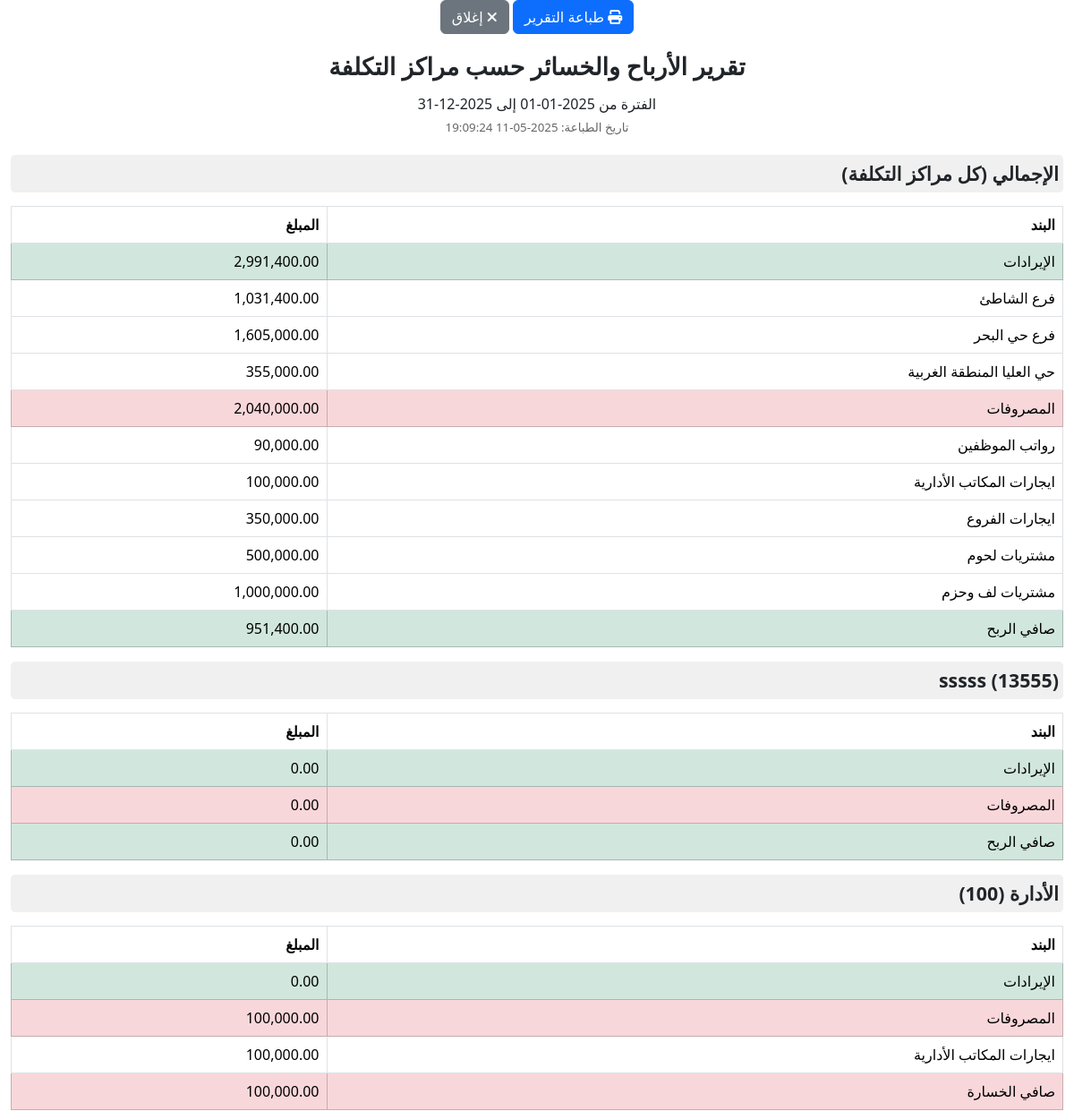
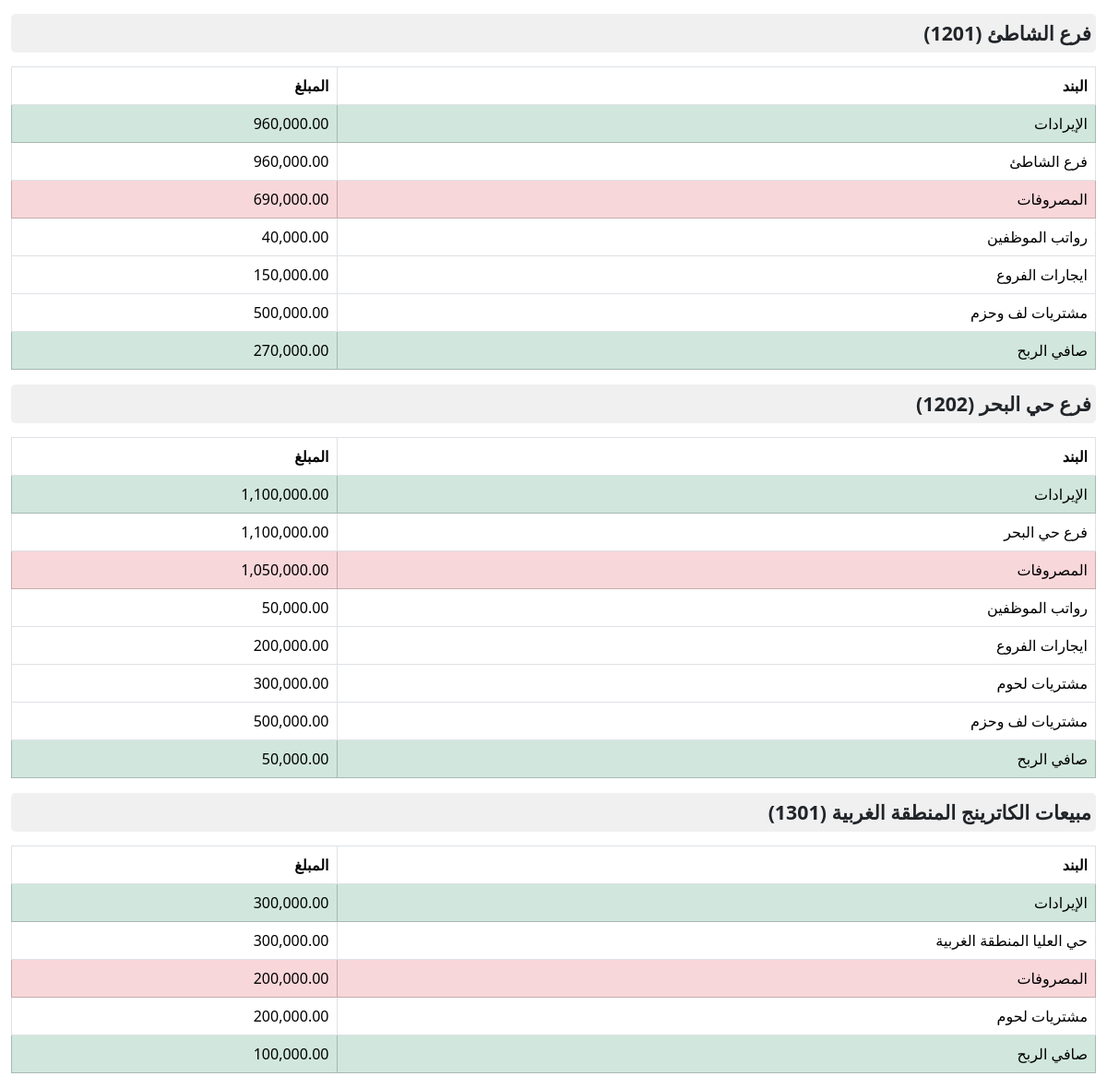
The page /reports/profit_loss_by_cost_center/print (signed in) on the database its author committed (2 pictures, top to bottom).
### tables this page shows
CREATE TABLE financial_years (
                id INTEGER PRIMARY KEY AUTOINCREMENT,
                year_name TEXT NOT NULL UNIQUE, -- e.g., "2024" or "2023-2024"
                start_date DATE NOT NULL,
                end_date DATE NOT NULL,
                is_active INTEGER DEFAULT 1, -- 1 = Active (can be selected), 0 = Inactive
                is_closed INTEGER DEFAULT 0, -- 0 = Open (can add entries), 1 = Closed (read-only)
                created_at TIMESTAMP DEFAULT CURRENT_TIMESTAMP
                -- Optional constraint: CHECK(end_date > start_date)
            );

CREATE TABLE accounts (
                id INTEGER PRIMARY KEY AUTOINCREMENT,
                code TEXT NOT NULL UNIQUE,       -- رمز الحساب (فريد)
                name TEXT NOT NULL,              -- اسم الحساب
                account_type INTEGER NOT NULL,   -- نوع الحساب (رقم يشير إلى النوع)
                parent_id INTEGER,               -- الحساب الأب (للهيكلية الشجرية)
                is_active INTEGER DEFAULT 1,     -- هل الحساب نشط؟ (1=نعم, 0=لا)
                allows_posting INTEGER DEFAULT 1,-- هل يسمح بالترحيل المباشر؟ (1=نعم, 0=لا)
                created_at TIMESTAMP DEFAULT CURRENT_TIMESTAMP,
                -- تعريف المفتاح الخارجي للعلاقة مع النفس (الأب)
                FOREIGN KEY (parent_id) REFERENCES accounts (id) ON DELETE SET NULL
            );

CREATE TABLE cost_centers (
                id INTEGER PRIMARY KEY AUTOINCREMENT,
                name TEXT NOT NULL UNIQUE, -- اسم مركز التكلفة
                -- يمكنك إضافة حقول أخرى هنا إذا أردت
                -- code TEXT UNIQUE,
                -- description TEXT,
                created_at TIMESTAMP DEFAULT CURRENT_TIMESTAMP
            , description TEXT, code TEXT);

### profit_loss_by_cost_center.py (the view)
@profit_loss_by_cc_bp.route('/reports/profit_loss_by_cost_center/print')
def print_profit_loss_by_cost_center_report():
    if 'user_id' not in session:
        return redirect(url_for('login'))
    default_start_date, default_end_date = get_active_financial_year_dates()
    filters = {}
    if request.args.get('start_date'):
        filters['start_date'] = request.args.get('start_date')
    elif default_start_date:
        filters['start_date'] = default_start_date
    if request.args.get('end_date'):
        filters['end_date'] = request.args.get('end_date')
    elif default_end_date:
        filters['end_date'] = default_end_date
    if request.args.get('cost_center_id'):
        filters['cost_center_id'] = request.args.get('cost_center_id')
    conn = get_db()
    cost_centers = get_cost_centers(conn)
    reports_by_cost_center = []
    if filters.get('cost_center_id'):
        selected_cost_center = None
        for cc in cost_centers:
            if str(cc['id']) == str(filters['cost_center_id']):
                selected_cost_center = cc
                break
        if selected_cost_center:
            report_data = get_profit_loss_data_by_cost_center(conn, filters, selected_cost_center['id'])
            reports_by_cost_center.append({
                'cost_center': selected_cost_center,
                'report_data': report_data
            })
    else:
        total_report = get_profit_loss_data_by_cost_center(conn, filters)
        reports_by_cost_center.append({
            'cost_center': {'id': None, 'name': 'الإجمالي (كل مراكز التكلفة)', 'code': ''},
            'report_data': total_report
        })
        for cost_center in cost_centers:
            report_data = get_profit_loss_data_by_cost_center(conn, filters, cost_center['id'])
            reports_by_cost_center.append({
                'cost_center': cost_center,
                'report_data': report_data
            })
    conn.close()
    print_date = datetime.now().strftime('%Y-%m-%d %H:%M:%S')
    return render_template(
        'reports/print_profit_loss_by_cost_center_report.html',
        reports_by_cost_center=reports_by_cost_center,
        filters=filters,
        print_date=print_date
    )

### app.py (called while the page is built)
@app.before_request
def handle_fiscal_years_alias():
    try:
        conn = get_db()
        cursor = conn.cursor()
        cursor.execute("SELECT name FROM sqlite_master WHERE type='table' AND name='fiscal_years'")
        if not cursor.fetchone():
            cursor.execute("CREATE VIEW IF NOT EXISTS fiscal_years AS SELECT * FROM financial_years")
            conn.commit()
    except sqlite3.Error as e:
        print(f"خطأ في إنشاء fiscal_years view: {e}")
    finally:
        if conn:
            conn.close()

def get_company_profile():
    company_profile_path = os.path.join(os.path.dirname(__file__), 'company_profile.json')
    try:
        with open(company_profile_path, 'r', encoding='utf-8') as file:
            company_profile = json.load(file)
    except Exception as e:
        company_profile = {
            "companyName": "شركة مستويات التشغيل للمقاولات",
            "commercialRegistrationNumber": "450258658",
            "taxIdentificationNumber": "450258658300258",
            "logoPath": "assets/images/logo.png"
        }
        print(f"خطأ في قراءة ملف معلومات الشركة: {e}")
    if 'logoPath' in company_profile:
        if not company_profile['logoPath'].startswith('static/'):
            company_profile['logoPath'] = 'assets/images/logo.png'
    return company_profile

@app.context_processor
def inject_company_profile():
    return {'company_profile': get_company_profile()}

### database.py (called while the page is built)
def get_db():
    conn = sqlite3.connect(DATABASE_NAME)
    conn.row_factory = sqlite3.Row
    conn.execute("PRAGMA foreign_keys = ON")
    return conn

### profit_loss_by_cost_center.py (called while the page is built)
def get_active_financial_year_dates():
    conn = get_db()
    cursor = conn.cursor()
    try:
        cursor.execute("""
            SELECT start_date, end_date
            FROM financial_years
            WHERE is_active = 1
            LIMIT 1
        """)
        result = cursor.fetchone()
        if result:
            return result['start_date'], result['end_date']
        return None, None
    finally:
        conn.close()

def get_cost_centers(conn):
    cursor = conn.cursor()
    cursor.execute("SELECT id, name, code FROM cost_centers ORDER BY name")
    return cursor.fetchall()

### templates/reports/print_profit_loss_by_cost_center_report.html (shortened to what this page needs)
<!DOCTYPE html>
<html lang="ar" dir="rtl">
<head>
    <link rel="stylesheet" href="{{ url_for('static', filename='css/bootstrap.min.css') }}">
    <link rel="stylesheet" href="{{ url_for('static', filename='css/fontawesome.min.css') }}">
</head>
<body class="rtl">
    <div class="container-fluid">
        <div class="row no-print mb-3">
            <div class="col-12 text-center">
                <button onclick="window.print()" class="btn btn-primary">
                    <i class="fas fa-print"></i> طباعة التقرير
                </button>
                <button onclick="window.close()" class="btn btn-secondary mr-2">
                    <i class="fas fa-times"></i> إغلاق
                </button>
            </div>
        </div>
        <div class="report-header">
            <div class="report-title">تقرير الأرباح والخسائر حسب مراكز التكلفة</div>
            <div class="report-date">الفترة من {{ filters.start_date }} إلى {{ filters.end_date }}</div>
            <div class="print-date">تاريخ الطباعة: {{ print_date }}</div>
        </div>
        {% for report_item in reports_by_cost_center %}
        <div class="{% if not loop.first %}page-break{% endif %}">
            <div class="cost-center-title">{{ report_item.cost_center.name }} {% if report_item.cost_center.code %}({{ report_item.cost_center.code }}){% endif %}</div>
            <table class="table table-bordered">
                <thead>
                    <tr>
                        <th class="text-right" style="width: 70%;">البند</th>
                        <th class="text-left" style="width: 30%;">المبلغ</th>
                    </tr>
                </thead>
                <tbody>
                    <tr class="table-success">
                        <td class="text-right font-weight-bold">الإيرادات</td>
                        <td class="text-left font-weight-bold">{{ "{:,.2f}".format(report_item.report_data.total_revenue) }}</td>
                    </tr>
                    {% for revenue in report_item.report_data.revenues %}
                    <tr>
                        <td class="text-right pr-4">{{ revenue.name }}</td>
                        <td class="text-left">{{ "{:,.2f}".format(revenue.amount) }}</td>
                    </tr>
                    {% endfor %}
                    <tr class="table-danger">
                        <td class="text-right font-weight-bold">المصروفات</td>
                        <td class="text-left font-weight-bold">{{ "{:,.2f}".format(report_item.report_data.total_expense) }}</td>
                    </tr>
                    {% for expense in report_item.report_data.expenses %}
                    <tr>
                        <td class="text-right pr-4">{{ expense.name }}</td>
                        <td class="text-left">{{ "{:,.2f}".format(expense.amount) }}</td>
                    </tr>
                    {% endfor %}
                    <tr class="{% if report_item.report_data.is_profit %}table-success{% else %}table-danger{% endif %}">
                        <td class="text-right font-weight-bold">
                            {% if report_item.report_data.is_profit %}
                            صافي الربح
                            {% else %}
                            صافي الخسارة
                            {% endif %}
                        </td>
                        <td class="text-left font-weight-bold">{{ "{:,.2f}".format(report_item.report_data.net_profit|abs) }}</td>
                    </tr>
                </tbody>
            </table>
        </div>
        {% endfor %}
    </div>
</body>
</html>

### templates/reports/print_profit_loss_by_cost_center_report.html (style rules this page uses)
.rtl { direction: rtl; text-align: right; }
.report-header { text-align: center; margin-bottom: 20px; }
.report-title { font-size: 20pt; font-weight: bold; margin-bottom: 10px; }
.report-date { font-size: 12pt; margin-bottom: 5px; }
.print-date { font-size: 10pt; color: #666; margin-bottom: 20px; }
.cost-center-title { font-size: 16pt; font-weight: bold; margin: 15px 0; padding: 5px; background-color: #f0f0f0; border-radius: 5px; }

### rows shown on the page
financial_years: end_date "2025-12-31"
accounts: name "فرع الشاطئ", amount "1,031,400.00", amount "960,000.00"
accounts: name "فرع حي البحر", amount "1,605,000.00", amount "1,100,000.00"
accounts: name "حي العليا المنطقة الغربية", amount "355,000.00", amount "300,000.00"
accounts: name "رواتب الموظفين", amount "90,000.00", amount "40,000.00", amount "50,000.00"
accounts: name "ايجارات المكاتب الأدارية", amount "100,000.00"
accounts: name "ايجارات الفروع", amount "350,000.00", amount "150,000.00", amount "200,000.00"
accounts: name "مشتريات لحوم", amount "500,000.00", amount "300,000.00", amount "200,000.00"
accounts: name "مشتريات لف وحزم", amount "1,000,000.00", amount "500,000.00"
cost_centers: cost_center.name "sssss", cost_center.code "13555"
cost_centers: cost_center.name "الأدارة", cost_center.code "100"
cost_centers: cost_center.name "فرع الشاطئ", cost_center.code "1201"
cost_centers: cost_center.name "فرع حي البحر", cost_center.code "1202"
cost_centers: cost_center.name "مبيعات الكاترينج المنطقة الغربية", cost_center.code "1301"

### other values the page prints
{{ report_item.cost_center.name }} "الإجمالي (كل مراكز التكلفة)"
{{ "{:,.2f}".format(report_item.report_data.total_revenue) }} "2,991,400.00" "0.00" "0.00" "960,000.00" "1,100,000.00" "300,000.00"
{{ "{:,.2f}".format(report_item.report_data.total_expense) }} "2,040,000.00" "0.00" "100,000.00" "690,000.00" "1,050,000.00" "200,000.00"
{{ "{:,.2f}".format(report_item.report_data.net_profit|abs) }} "951,400.00" "0.00" "100,000.00" "270,000.00" "50,000.00" "100,000.00"
